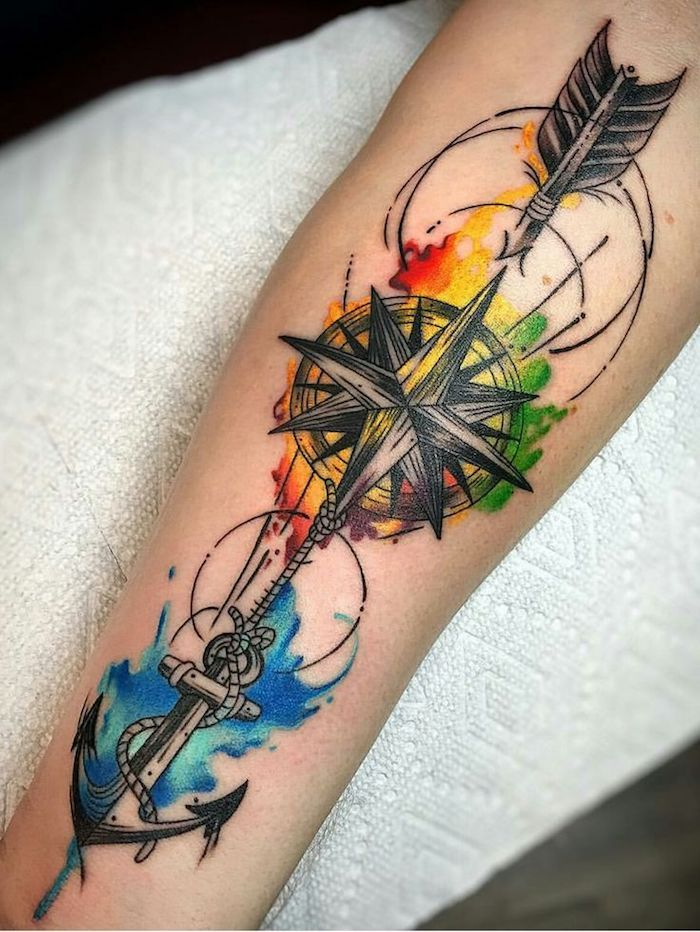
#> input picture img-ds/1.jpg, 700 x 932 px
$ python analisis.py
#> lines starting #> are read from the running program, lines starting #| are printed output that depends on the picture; after the words box and inside, x2 and y2 are one past the last pixel; in counts of white or black regions, pixels touching at a corner belong together
# Simple Thresholding

import cv2
import numpy as np

# Importe de imagen y conversion a gris
img = cv2.imread('img-ds/1.jpg', 0)
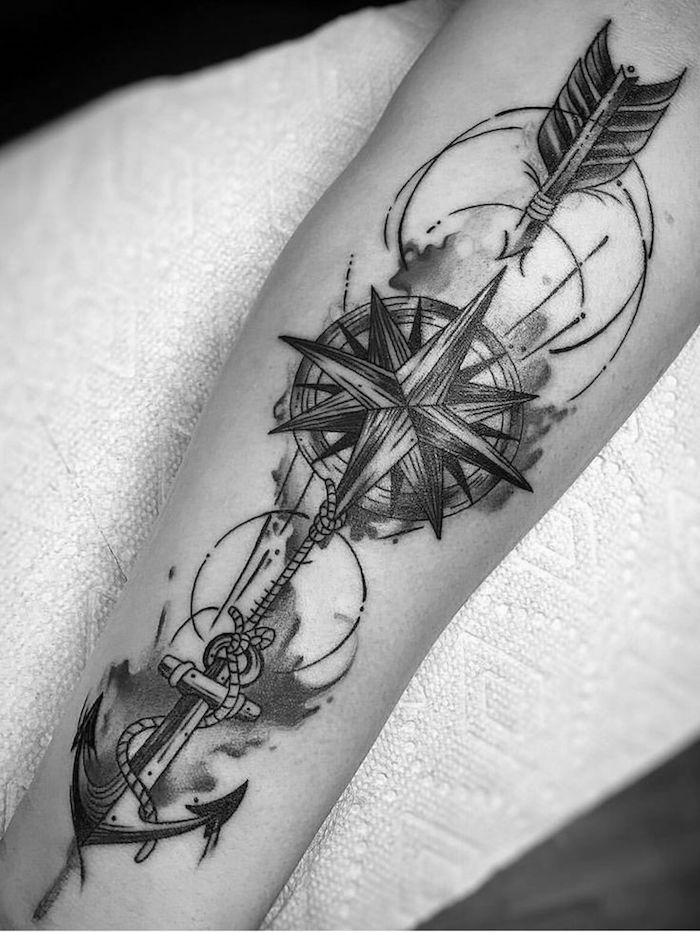
#> img: shape (932, 700); min 0, max 255, mean 159.5

d = img.shape # Obtener ancho y alto de imagen
#> d = (932, 700)

w = int(d[0]/2) # Nueva altura
#> w = 466
h = int(d[0]/2) # Nueva anchura
#> h = 466
image = cv2.resize(img, (h, w)) # Redimension de imagen
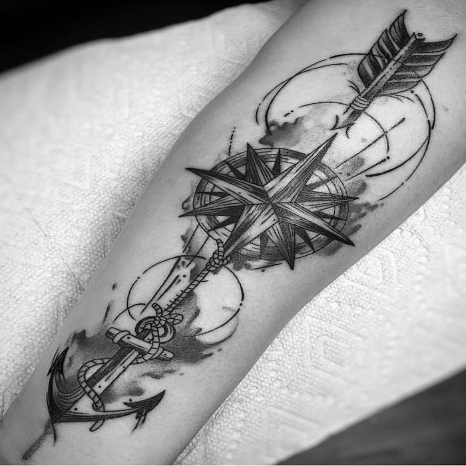
#> image: shape (466, 466); min 0, max 255, mean 159.5

# Creacion de umbralizacion de imagen
_,white_bit = cv2.threshold(image, 70, 255, cv2.THRESH_BINARY)
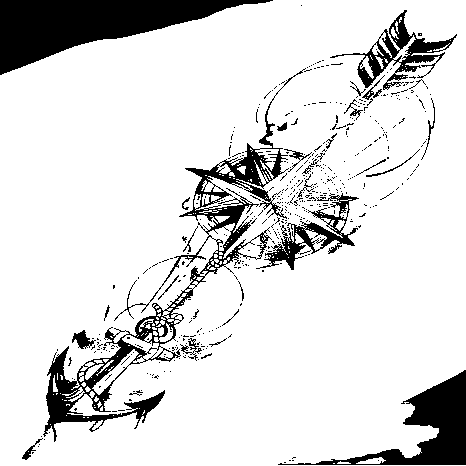
#> white_bit: shape (466, 466); 86.1% white; 475 black regions (446 under 20 px), largest, box (x1, y1, x2, y2) and area: (0, 0, 273, 75) 9275, (43, 68, 306, 442) 9068, (278, 370, 466, 465) 4718
_,black_bit = cv2.threshold(image, 70, 255, cv2.THRESH_BINARY_INV)

# Guardado de imagenes
cv2.imwrite('img-th/1-wth.jpg', white_bit)
cv2.imwrite('img-th/1-bth.jpg', black_bit)

# Visualizacion de imagenes
cv2.imshow('ORG-IMG', img)
cv2.imshow('MOD-IMG', image)
cv2.imshow('IMG BIN - BININV', np.hstack([white_bit, black_bit]))
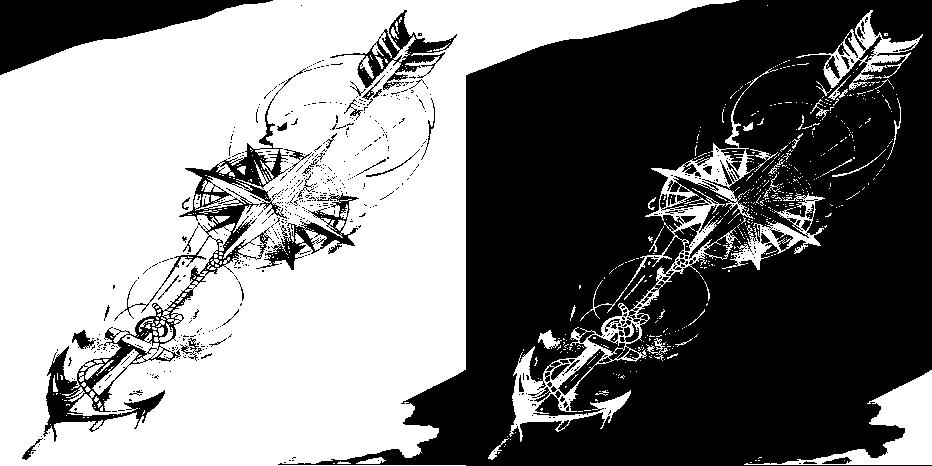
#> window 'IMG BIN - BININV': shape (466, 932); 50% white; 642 white regions (592 under 20 px), largest, box (x1, y1, x2, y2) and area: (0, 0, 739, 466) 194652, (509, 68, 772, 442) 9068, (744, 370, 932, 465) 4718

cv2.waitKey(0)
cv2.destroyAllWindows()

$ run again, with img-ds/10.jpg copied over img-ds/1.jpg
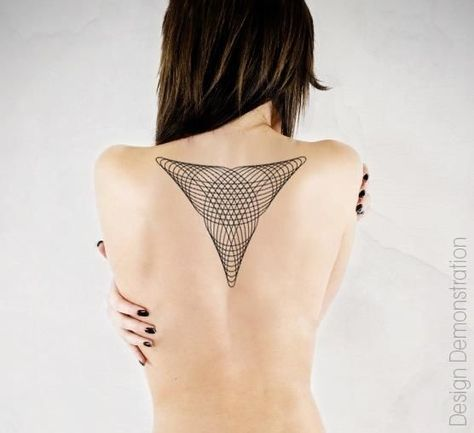
#> input picture img-ds/10.jpg, 474 x 433 px
#> `_,white_bit = cv2.threshold(image, 70, 255, cv2.THRESH_BINARY)`:
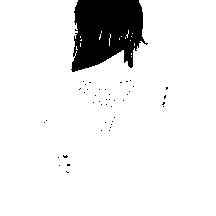
#> white_bit: shape (216, 216); 91.2% white; 44 black regions (43 under 20 px), largest, box (x1, y1, x2, y2) and area: (71, 0, 148, 72) 4030
#> `cv2.imshow('IMG BIN - BININV', np.hstack([white_bit, black_bit]))`:
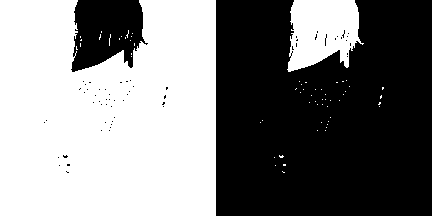
#> window 'IMG BIN - BININV': shape (216, 432); 50% white; 62 white regions (60 under 20 px), largest, box (x1, y1, x2, y2) and area: (0, 0, 216, 216) 42491, (287, 0, 364, 72) 4030

$ run again, with img-ds/11.jpg copied over img-ds/1.jpg
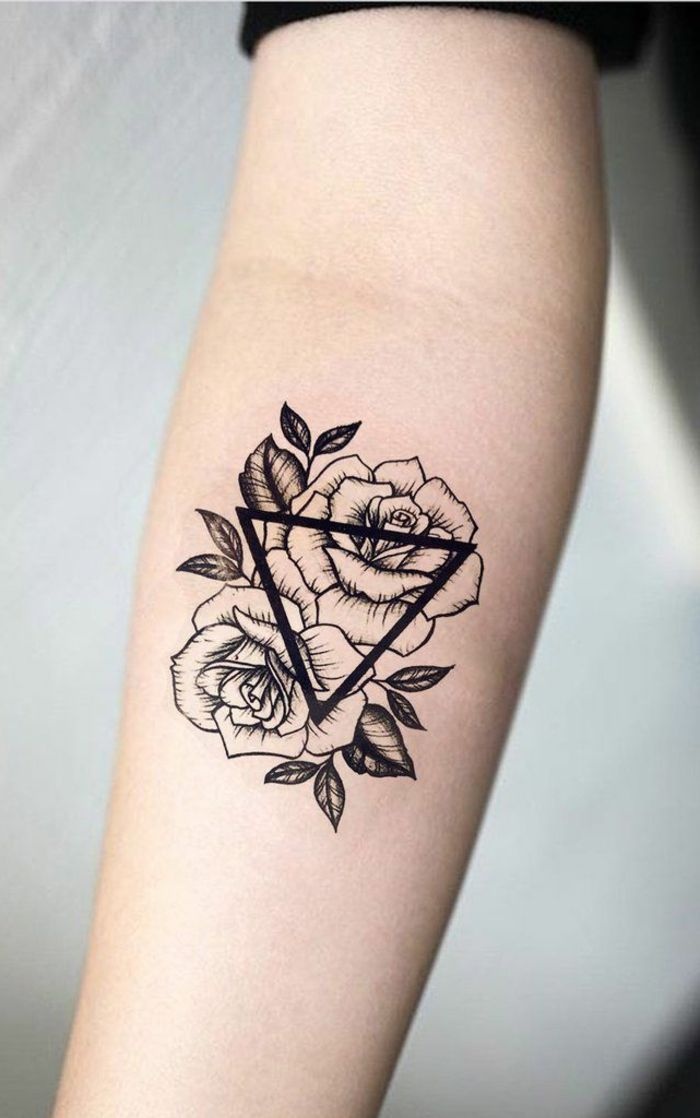
#> input picture img-ds/11.jpg, 700 x 1118 px
#> `_,white_bit = cv2.threshold(image, 70, 255, cv2.THRESH_BINARY)`:
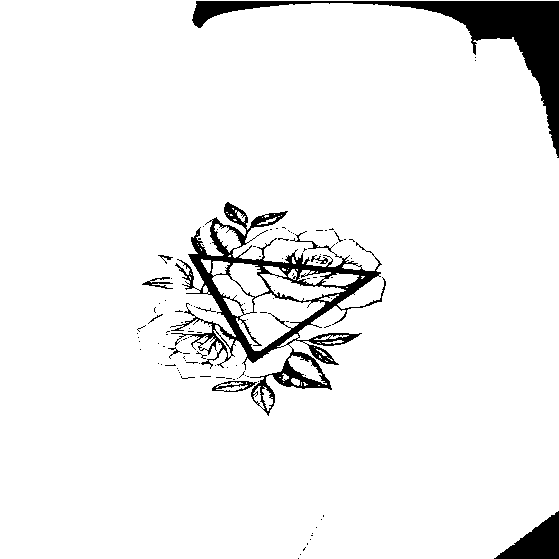
#> white_bit: shape (559, 559); 93.8% white; 112 black regions (102 under 20 px), largest, box (x1, y1, x2, y2) and area: (170, 202, 386, 416) 8772, (192, 1, 559, 158) 8034, (494, 511, 559, 559) 1590
#> `cv2.imshow('IMG BIN - BININV', np.hstack([white_bit, black_bit]))`:
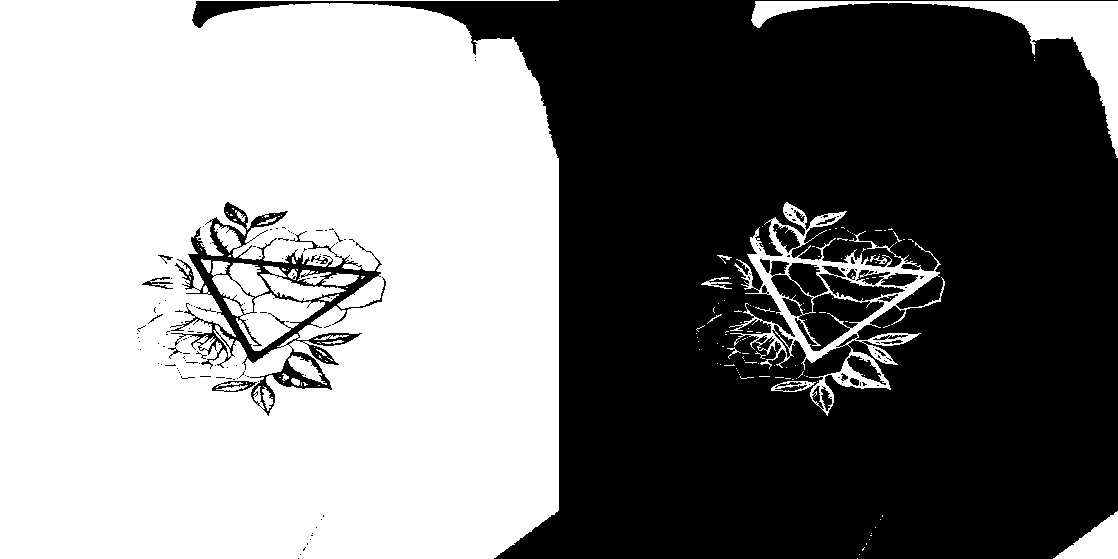
#> window 'IMG BIN - BININV': shape (559, 1118); 50% white; 165 white regions (139 under 20 px), largest, box (x1, y1, x2, y2) and area: (0, 0, 559, 559) 286007, (729, 202, 945, 416) 8772, (751, 1, 1118, 158) 8034

$ run again, with img-ds/12.jpg copied over img-ds/1.jpg
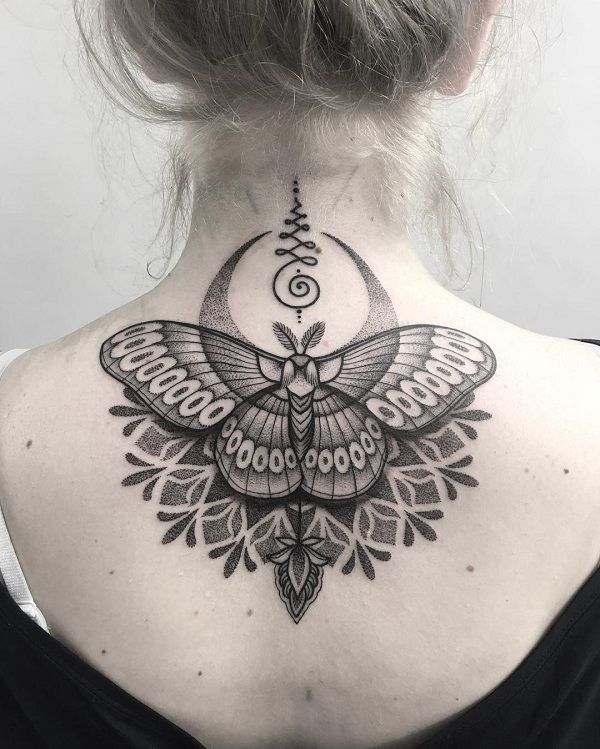
#> input picture img-ds/12.jpg, 600 x 749 px
#> `_,white_bit = cv2.threshold(image, 70, 255, cv2.THRESH_BINARY)`:
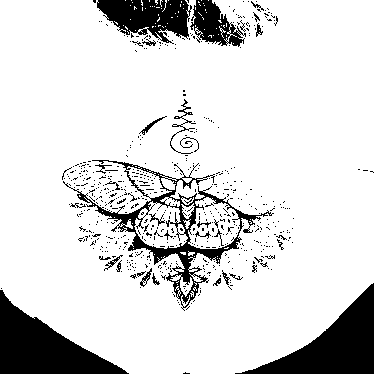
#> white_bit: shape (374, 374); 85.5% white; 596 black regions (563 under 20 px), largest, box (x1, y1, x2, y2) and area: (0, 290, 129, 374) 4980, (235, 283, 374, 374) 4862, (63, 160, 274, 311) 3757
#> `cv2.imshow('IMG BIN - BININV', np.hstack([white_bit, black_bit]))`:
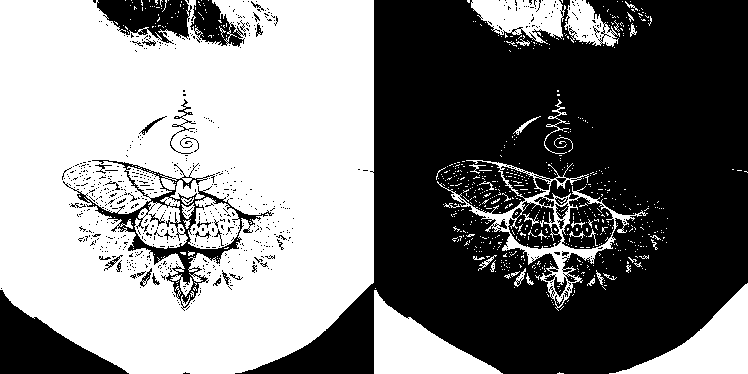
#> window 'IMG BIN - BININV': shape (374, 748); 50% white; 711 white regions (669 under 20 px), largest, box (x1, y1, x2, y2) and area: (0, 0, 374, 374) 115672, (374, 290, 503, 374) 4980, (609, 283, 748, 374) 4862
